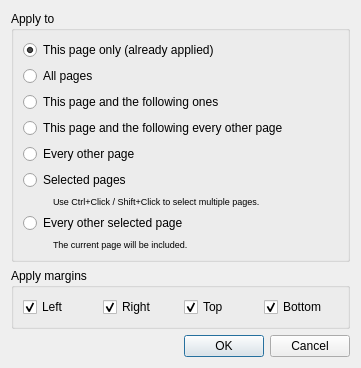
<?xml version="1.0" encoding="UTF-8"?>
<ui version="4.0">
 <class>page_layout::ApplyMarginsDialog</class>
 <widget class="QDialog" name="page_layout::ApplyMarginsDialog">
  <property name="windowModality">
   <enum>Qt::WindowModal</enum>
  </property>
  <property name="geometry">
   <rect>
    <x>0</x>
    <y>0</y>
    <width>361</width>
    <height>350</height>
   </rect>
  </property>
  <layout class="QVBoxLayout" name="verticalLayout_5">
   <item>
    <widget class="QGroupBox" name="groupBox_2">
     <property name="title">
      <string>Apply to</string>
     </property>
     <layout class="QVBoxLayout" name="verticalLayout_2">
      <item>
       <widget class="QRadioButton" name="thisPageRB">
        <property name="text">
         <string>This page only (already applied)</string>
        </property>
        <property name="checked">
         <bool>true</bool>
        </property>
       </widget>
      </item>
      <item>
       <widget class="QRadioButton" name="allPagesRB">
        <property name="text">
         <string>All pages</string>
        </property>
       </widget>
      </item>
      <item>
       <widget class="QRadioButton" name="thisPageAndFollowersRB">
        <property name="text">
         <string>This page and the following ones</string>
        </property>
       </widget>
      </item>
      <item>
       <widget class="QRadioButton" name="thisEveryOtherRB">
        <property name="text">
         <string>This page and the following every other page</string>
        </property>
       </widget>
      </item>
      <item>
       <widget class="QRadioButton" name="everyOtherRB">
        <property name="text">
         <string>Every other page</string>
        </property>
       </widget>
      </item>
      <item>
       <widget class="QRadioButton" name="selectedPagesRB">
        <property name="text">
         <string>Selected pages</string>
        </property>
       </widget>
      </item>
      <item>
       <layout class="QHBoxLayout" name="horizontalLayout_2">
        <item>
         <spacer name="horizontalSpacer_5">
          <property name="orientation">
           <enum>Qt::Horizontal</enum>
          </property>
          <property name="sizeType">
           <enum>QSizePolicy::Fixed</enum>
          </property>
          <property name="sizeHint" stdset="0">
           <size>
            <width>30</width>
            <height>0</height>
           </size>
          </property>
         </spacer>
        </item>
        <item>
         <widget class="QLabel" name="selectedPagesHint">
          <property name="font">
           <font>
            <pointsize>7</pointsize>
           </font>
          </property>
          <property name="text">
           <string>Use Ctrl+Click / Shift+Click to select multiple pages.</string>
          </property>
         </widget>
        </item>
       </layout>
      </item>
      <item>
       <widget class="QRadioButton" name="everyOtherSelectedRB">
        <property name="text">
         <string>Every other selected page</string>
        </property>
       </widget>
      </item>
      <item>
       <layout class="QHBoxLayout" name="horizontalLayout_5">
        <item>
         <spacer name="horizontalSpacer_6">
          <property name="orientation">
           <enum>Qt::Horizontal</enum>
          </property>
          <property name="sizeType">
           <enum>QSizePolicy::Fixed</enum>
          </property>
          <property name="sizeHint" stdset="0">
           <size>
            <width>30</width>
            <height>0</height>
           </size>
          </property>
         </spacer>
        </item>
        <item>
         <widget class="QLabel" name="everyOtherSelectedHint">
          <property name="font">
           <font>
            <pointsize>7</pointsize>
           </font>
          </property>
          <property name="text">
           <string>The current page will be included.</string>
          </property>
         </widget>
        </item>
       </layout>
      </item>
     </layout>
    </widget>
   </item>
   <item>
    <widget class="QGroupBox" name="marginsToApplyGroup">
     <property name="title">
      <string>Apply margins</string>
     </property>
     <layout class="QHBoxLayout" name="horizontalLayout_margins">
      <item>
       <widget class="QCheckBox" name="applyLeftCB">
        <property name="text">
         <string>Left</string>
        </property>
        <property name="checked">
         <bool>true</bool>
        </property>
       </widget>
      </item>
      <item>
       <widget class="QCheckBox" name="applyRightCB">
        <property name="text">
         <string>Right</string>
        </property>
        <property name="checked">
         <bool>true</bool>
        </property>
       </widget>
      </item>
      <item>
       <widget class="QCheckBox" name="applyTopCB">
        <property name="text">
         <string>Top</string>
        </property>
        <property name="checked">
         <bool>true</bool>
        </property>
       </widget>
      </item>
      <item>
       <widget class="QCheckBox" name="applyBottomCB">
        <property name="text">
         <string>Bottom</string>
        </property>
        <property name="checked">
         <bool>true</bool>
        </property>
       </widget>
      </item>
     </layout>
    </widget>
   </item>
   <item>
    <spacer name="verticalSpacer">
     <property name="orientation">
      <enum>Qt::Vertical</enum>
     </property>
     <property name="sizeHint" stdset="0">
      <size>
       <width>20</width>
       <height>0</height>
      </size>
     </property>
    </spacer>
   </item>
   <item>
    <widget class="QDialogButtonBox" name="buttonBox">
     <property name="orientation">
      <enum>Qt::Horizontal</enum>
     </property>
     <property name="standardButtons">
      <set>QDialogButtonBox::Cancel|QDialogButtonBox::Ok</set>
     </property>
    </widget>
   </item>
  </layout>
 </widget>
 <resources/>
 <connections>
  <connection>
   <sender>buttonBox</sender>
   <signal>rejected()</signal>
   <receiver>page_layout::ApplyMarginsDialog</receiver>
   <slot>reject()</slot>
  </connection>
 </connections>
</ui>
